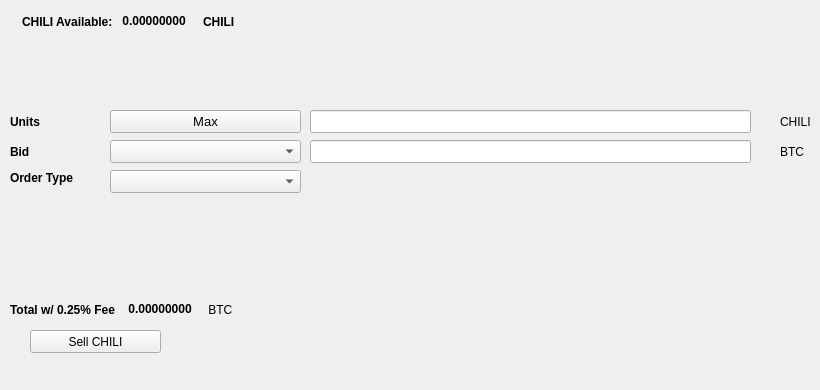
   <widget class="QWidget" name="SellTab">
    <attribute name="title">
     <string>Sell</string>
    </attribute>
    <widget class="QLabel" name="label_16">
     <property name="geometry">
      <rect>
       <x>780</x>
       <y>140</y>
       <width>31</width>
       <height>23</height>
      </rect>
     </property>
     <property name="text">
      <string>BTC</string>
     </property>
    </widget>
    <widget class="QComboBox" name="SellBidcomboBox">
     <property name="geometry">
      <rect>
       <x>110</x>
       <y>140</y>
       <width>191</width>
       <height>23</height>
      </rect>
     </property>
     <property name="font">
      <font>
       <pointsize>10</pointsize>
      </font>
     </property>
    </widget>
    <widget class="QLabel" name="label_18">
     <property name="geometry">
      <rect>
       <x>10</x>
       <y>110</y>
       <width>46</width>
       <height>23</height>
      </rect>
     </property>
     <property name="font">
      <font>
       <weight>75</weight>
       <bold>true</bold>
      </font>
     </property>
     <property name="text">
      <string>Units</string>
     </property>
    </widget>
    <widget class="QPushButton" name="Sell_Max_Amount">
     <property name="geometry">
      <rect>
       <x>110</x>
       <y>110</y>
       <width>191</width>
       <height>23</height>
      </rect>
     </property>
     <property name="font">
      <font>
       <pointsize>10</pointsize>
      </font>
     </property>
     <property name="text">
      <string>Max</string>
     </property>
    </widget>
    <widget class="QLabel" name="label_20">
     <property name="geometry">
      <rect>
       <x>10</x>
       <y>170</y>
       <width>91</width>
       <height>16</height>
      </rect>
     </property>
     <property name="font">
      <font>
       <weight>75</weight>
       <bold>true</bold>
      </font>
     </property>
     <property name="text">
      <string>Order Type</string>
     </property>
    </widget>
    <widget class="QComboBox" name="SellOrdertypeCombo">
     <property name="geometry">
      <rect>
       <x>110</x>
       <y>170</y>
       <width>191</width>
       <height>23</height>
      </rect>
     </property>
     <property name="font">
      <font>
       <pointsize>10</pointsize>
      </font>
     </property>
    </widget>
    <widget class="QLabel" name="label_21">
     <property name="geometry">
      <rect>
       <x>10</x>
       <y>140</y>
       <width>46</width>
       <height>23</height>
      </rect>
     </property>
     <property name="font">
      <font>
       <weight>75</weight>
       <bold>true</bold>
      </font>
     </property>
     <property name="text">
      <string>Bid</string>
     </property>
    </widget>
    <widget class="QLabel" name="label_22">
     <property name="geometry">
      <rect>
       <x>780</x>
       <y>110</y>
       <width>31</width>
       <height>23</height>
      </rect>
     </property>
     <property name="text">
      <string>CHILI</string>
     </property>
    </widget>
    <widget class="QLineEdit" name="UnitsInputCHILI">
     <property name="geometry">
      <rect>
       <x>310</x>
       <y>110</y>
       <width>441</width>
       <height>23</height>
      </rect>
     </property>
     <property name="font">
      <font>
       <pointsize>9</pointsize>
       <weight>75</weight>
       <bold>true</bold>
      </font>
     </property>
    </widget>
    <widget class="QLineEdit" name="SellBidPriceEdit">
     <property name="geometry">
      <rect>
       <x>310</x>
       <y>140</y>
       <width>441</width>
       <height>23</height>
      </rect>
     </property>
     <property name="font">
      <font>
       <pointsize>9</pointsize>
       <weight>75</weight>
       <bold>true</bold>
      </font>
     </property>
    </widget>
    <widget class="QPushButton" name="SellCHILIBTN">
     <property name="geometry">
      <rect>
       <x>30</x>
       <y>330</y>
       <width>131</width>
       <height>23</height>
      </rect>
     </property>
     <property name="text">
      <string>Sell CHILI</string>
     </property>
     <property name="icon">
      <iconset resource="../chilicoin">
       <normaloff>:/icons/bitcoin</normaloff>:/icons/bitcoin</iconset>
     </property>
    </widget>
    <widget class="QWidget" name="layoutWidget3">
     <property name="geometry">
      <rect>
       <x>22</x>
       <y>12</y>
       <width>258</width>
       <height>19</height>
      </rect>
     </property>
     <layout class="QHBoxLayout" name="horizontalLayout">
      <item>
       <widget class="QLabel" name="label232_2">
        <property name="font">
         <font>
          <weight>75</weight>
          <bold>true</bold>
         </font>
        </property>
        <property name="text">
         <string>CHILI Available:</string>
        </property>
       </widget>
      </item>
      <item>
       <widget class="QLabel" name="CHILIAvailableLabel">
        <property name="palette">
         <palette>
          <active>
           <colorrole role="WindowText">
            <brush brushstyle="SolidPattern">
             <color alpha="255">
              <red>0</red>
              <green>0</green>
              <blue>0</blue>
             </color>
            </brush>
           </colorrole>
           <colorrole role="Button">
            <brush brushstyle="SolidPattern">
             <color alpha="255">
              <red>0</red>
              <green>170</green>
              <blue>0</blue>
             </color>
            </brush>
           </colorrole>
           <colorrole role="Light">
            <brush brushstyle="SolidPattern">
             <color alpha="255">
              <red>0</red>
              <green>255</green>
              <blue>0</blue>
             </color>
            </brush>
           </colorrole>
           <colorrole role="Midlight">
            <brush brushstyle="SolidPattern">
             <color alpha="255">
              <red>0</red>
              <green>212</green>
              <blue>0</blue>
             </color>
            </brush>
           </colorrole>
           <colorrole role="Dark">
            <brush brushstyle="SolidPattern">
             <color alpha="255">
              <red>0</red>
              <green>85</green>
              <blue>0</blue>
             </color>
            </brush>
           </colorrole>
           <colorrole role="Mid">
            <brush brushstyle="SolidPattern">
             <color alpha="255">
              <red>0</red>
              <green>113</green>
              <blue>0</blue>
             </color>
            </brush>
           </colorrole>
           <colorrole role="Text">
            <brush brushstyle="SolidPattern">
             <color alpha="255">
              <red>0</red>
              <green>170</green>
              <blue>0</blue>
             </color>
            </brush>
           </colorrole>
           <colorrole role="BrightText">
            <brush brushstyle="SolidPattern">
             <color alpha="255">
              <red>255</red>
              <green>255</green>
              <blue>255</blue>
             </color>
            </brush>
           </colorrole>
           <colorrole role="ButtonText">
            <brush brushstyle="SolidPattern">
             <color alpha="255">
              <red>0</red>
              <green>0</green>
              <blue>0</blue>
             </color>
            </brush>
           </colorrole>
           <colorrole role="Base">
            <brush brushstyle="SolidPattern">
             <color alpha="255">
              <red>255</red>
              <green>255</green>
              <blue>255</blue>
             </color>
            </brush>
           </colorrole>
           <colorrole role="Window">
            <brush brushstyle="SolidPattern">
             <color alpha="255">
              <red>0</red>
              <green>170</green>
              <blue>0</blue>
             </color>
            </brush>
           </colorrole>
           <colorrole role="Shadow">
            <brush brushstyle="SolidPattern">
             <color alpha="255">
              <red>0</red>
              <green>0</green>
              <blue>0</blue>
             </color>
            </brush>
           </colorrole>
           <colorrole role="AlternateBase">
            <brush brushstyle="SolidPattern">
             <color alpha="255">
              <red>127</red>
              <green>212</green>
              <blue>127</blue>
             </color>
            </brush>
           </colorrole>
           <colorrole role="ToolTipBase">
            <brush brushstyle="SolidPattern">
             <color alpha="255">
              <red>255</red>
              <green>255</green>
              <blue>220</blue>
             </color>
            </brush>
           </colorrole>
           <colorrole role="ToolTipText">
            <brush brushstyle="SolidPattern">
             <color alpha="255">
              <red>0</red>
              <green>0</green>
              <blue>0</blue>
             </color>
            </brush>
           </colorrole>
          </active>
          <inactive>
           <colorrole role="WindowText">
            <brush brushstyle="SolidPattern">
             <color alpha="255">
              <red>0</red>
              <green>0</green>
              <blue>0</blue>
             </color>
            </brush>
           </colorrole>
           <colorrole role="Button">
            <brush brushstyle="SolidPattern">
             <color alpha="255">
              <red>0</red>
              <green>170</green>
              <blue>0</blue>
             </color>
            </brush>
           </colorrole>
           <colorrole role="Light">
            <brush brushstyle="SolidPattern">
             <color alpha="255">
              <red>0</red>
              <green>255</green>
              <blue>0</blue>
             </color>
            </brush>
           </colorrole>
           <colorrole role="Midlight">
            <brush brushstyle="SolidPattern">
             <color alpha="255">
              <red>0</red>
              <green>212</green>
              <blue>0</blue>
             </color>
            </brush>
           </colorrole>
           <colorrole role="Dark">
            <brush brushstyle="SolidPattern">
             <color alpha="255">
              <red>0</red>
              <green>85</green>
              <blue>0</blue>
             </color>
            </brush>
           </colorrole>
           <colorrole role="Mid">
            <brush brushstyle="SolidPattern">
             <color alpha="255">
              <red>0</red>
              <green>113</green>
              <blue>0</blue>
             </color>
            </brush>
           </colorrole>
           <colorrole role="Text">
            <brush brushstyle="SolidPattern">
             <color alpha="255">
              <red>0</red>
              <green>170</green>
              <blue>0</blue>
             </color>
            </brush>
           </colorrole>
           <colorrole role="BrightText">
            <brush brushstyle="SolidPattern">
             <color alpha="255">
              <red>255</red>
              <green>255</green>
              <blue>255</blue>
             </color>
            </brush>
           </colorrole>
           <colorrole role="ButtonText">
            <brush brushstyle="SolidPattern">
             <color alpha="255">
              <red>0</red>
              <green>0</green>
              <blue>0</blue>
             </color>
            </brush>
           </colorrole>
           <colorrole role="Base">
            <brush brushstyle="SolidPattern">
             <color alpha="255">
              <red>255</red>
              <green>255</green>
              <blue>255</blue>
             </color>
            </brush>
           </colorrole>
           <colorrole role="Window">
            <brush brushstyle="SolidPattern">
             <color alpha="255">
              <red>0</red>
              <green>170</green>
              <blue>0</blue>
             </color>
            </brush>
           </colorrole>
           <colorrole role="Shadow">
            <brush brushstyle="SolidPattern">
             <color alpha="255">
              <red>0</red>
              <green>0</green>
              <blue>0</blue>
             </color>
            </brush>
           </colorrole>
           <colorrole role="AlternateBase">
            <brush brushstyle="SolidPattern">
             <color alpha="255">
              <red>127</red>
              <green>212</green>
              <blue>127</blue>
             </color>
            </brush>
           </colorrole>
           <colorrole role="ToolTipBase">
            <brush brushstyle="SolidPattern">
             <color alpha="255">
              <red>255</red>
              <green>255</green>
              <blue>220</blue>
             </color>
            </brush>
           </colorrole>
           <colorrole role="ToolTipText">
            <brush brushstyle="SolidPattern">
             <color alpha="255">
              <red>0</red>
              <green>0</green>
              <blue>0</blue>
             </color>
            </brush>
           </colorrole>
          </inactive>
          <disabled>
           <colorrole role="WindowText">
            <brush brushstyle="SolidPattern">
             <color alpha="255">
              <red>0</red>
              <green>85</green>
              <blue>0</blue>
             </color>
            </brush>
           </colorrole>
           <colorrole role="Button">
            <brush brushstyle="SolidPattern">
             <color alpha="255">
              <red>0</red>
              <green>170</green>
              <blue>0</blue>
             </color>
            </brush>
           </colorrole>
           <colorrole role="Light">
            <brush brushstyle="SolidPattern">
             <color alpha="255">
              <red>0</red>
              <green>255</green>
              <blue>0</blue>
             </color>
            </brush>
           </colorrole>
           <colorrole role="Midlight">
            <brush brushstyle="SolidPattern">
             <color alpha="255">
              <red>0</red>
              <green>212</green>
              <blue>0</blue>
             </color>
            </brush>
           </colorrole>
           <colorrole role="Dark">
            <brush brushstyle="SolidPattern">
             <color alpha="255">
              <red>0</red>
              <green>85</green>
              <blue>0</blue>
             </color>
            </brush>
           </colorrole>
           <colorrole role="Mid">
            <brush brushstyle="SolidPattern">
             <color alpha="255">
              <red>0</red>
              <green>113</green>
              <blue>0</blue>
             </color>
            </brush>
           </colorrole>
           <colorrole role="Text">
            <brush brushstyle="SolidPattern">
             <color alpha="255">
              <red>0</red>
              <green>85</green>
              <blue>0</blue>
             </color>
            </brush>
           </colorrole>
           <colorrole role="BrightText">
            <brush brushstyle="SolidPattern">
             <color alpha="255">
              <red>255</red>
              <green>255</green>
              <blue>255</blue>
             </color>
            </brush>
           </colorrole>
           <colorrole role="ButtonText">
            <brush brushstyle="SolidPattern">
             <color alpha="255">
              <red>0</red>
              <green>85</green>
              <blue>0</blue>
             </color>
            </brush>
           </colorrole>
           <colorrole role="Base">
            <brush brushstyle="SolidPattern">
             <color alpha="255">
              <red>0</red>
              <green>170</green>
              <blue>0</blue>
             </color>
            </brush>
           </colorrole>
           <colorrole role="Window">
            <brush brushstyle="SolidPattern">
             <color alpha="255">
              <red>0</red>
              <green>170</green>
              <blue>0</blue>
             </color>
            </brush>
           </colorrole>
           <colorrole role="Shadow">
            <brush brushstyle="SolidPattern">
             <color alpha="255">
              <red>0</red>
              <green>0</green>
              <blue>0</blue>
             </color>
            </brush>
           </colorrole>
           <colorrole role="AlternateBase">
            <brush brushstyle="SolidPattern">
             <color alpha="255">
              <red>0</red>
              <green>170</green>
              <blue>0</blue>
             </color>
            </brush>
           </colorrole>
           <colorrole role="ToolTipBase">
            <brush brushstyle="SolidPattern">
             <color alpha="255">
              <red>255</red>
              <green>255</green>
              <blue>220</blue>
             </color>
            </brush>
           </colorrole>
           <colorrole role="ToolTipText">
            <brush brushstyle="SolidPattern">
             <color alpha="255">
              <red>0</red>
              <green>0</green>
              <blue>0</blue>
             </color>
            </brush>
           </colorrole>
          </disabled>
         </palette>
        </property>
        <property name="font">
         <font>
          <weight>75</weight>
          <bold>true</bold>
         </font>
        </property>
        <property name="text">
         <string> 0.00000000 </string>
        </property>
        <property name="textInteractionFlags">
         <set>Qt::LinksAccessibleByMouse|Qt::TextSelectableByKeyboard|Qt::TextSelectableByMouse</set>
        </property>
       </widget>
      </item>
      <item>
       <widget class="QLabel" name="labelCHILI">
        <property name="font">
         <font>
          <weight>75</weight>
          <bold>true</bold>
         </font>
        </property>
        <property name="text">
         <string>CHILI</string>
        </property>
       </widget>
      </item>
     </layout>
    </widget>
    <widget class="QWidget" name="layoutWidget">
     <property name="geometry">
      <rect>
       <x>10</x>
       <y>300</y>
       <width>268</width>
       <height>19</height>
      </rect>
     </property>
     <layout class="QHBoxLayout" name="horizontalLayout_2">
      <item>
       <widget class="QLabel" name="label_19">
        <property name="font">
         <font>
          <weight>75</weight>
          <bold>true</bold>
         </font>
        </property>
        <property name="text">
         <string>Total w/ 0.25% Fee </string>
        </property>
       </widget>
      </item>
      <item>
       <widget class="QLabel" name="SellCostLabel">
        <property name="palette">
         <palette>
          <active>
           <colorrole role="WindowText">
            <brush brushstyle="SolidPattern">
             <color alpha="255">
              <red>0</red>
              <green>0</green>
              <blue>0</blue>
             </color>
            </brush>
           </colorrole>
           <colorrole role="Button">
            <brush brushstyle="SolidPattern">
             <color alpha="255">
              <red>0</red>
              <green>170</green>
              <blue>0</blue>
             </color>
            </brush>
           </colorrole>
           <colorrole role="Light">
            <brush brushstyle="SolidPattern">
             <color alpha="255">
              <red>0</red>
              <green>255</green>
              <blue>0</blue>
             </color>
            </brush>
           </colorrole>
           <colorrole role="Midlight">
            <brush brushstyle="SolidPattern">
             <color alpha="255">
              <red>0</red>
              <green>212</green>
              <blue>0</blue>
             </color>
            </brush>
           </colorrole>
           <colorrole role="Dark">
            <brush brushstyle="SolidPattern">
             <color alpha="255">
              <red>0</red>
              <green>85</green>
              <blue>0</blue>
             </color>
            </brush>
           </colorrole>
           <colorrole role="Mid">
            <brush brushstyle="SolidPattern">
             <color alpha="255">
              <red>0</red>
              <green>113</green>
              <blue>0</blue>
             </color>
            </brush>
           </colorrole>
           <colorrole role="Text">
            <brush brushstyle="SolidPattern">
             <color alpha="255">
              <red>0</red>
              <green>170</green>
              <blue>0</blue>
             </color>
            </brush>
           </colorrole>
           <colorrole role="BrightText">
            <brush brushstyle="SolidPattern">
             <color alpha="255">
              <red>255</red>
              <green>255</green>
              <blue>255</blue>
             </color>
            </brush>
           </colorrole>
           <colorrole role="ButtonText">
            <brush brushstyle="SolidPattern">
             <color alpha="255">
              <red>0</red>
              <green>0</green>
              <blue>0</blue>
             </color>
            </brush>
           </colorrole>
           <colorrole role="Base">
            <brush brushstyle="SolidPattern">
             <color alpha="255">
              <red>255</red>
              <green>255</green>
              <blue>255</blue>
             </color>
            </brush>
           </colorrole>
           <colorrole role="Window">
            <brush brushstyle="SolidPattern">
             <color alpha="255">
              <red>0</red>
              <green>170</green>
              <blue>0</blue>
             </color>
            </brush>
           </colorrole>
           <colorrole role="Shadow">
            <brush brushstyle="SolidPattern">
             <color alpha="255">
              <red>0</red>
              <green>0</green>
              <blue>0</blue>
             </color>
            </brush>
           </colorrole>
           <colorrole role="AlternateBase">
            <brush brushstyle="SolidPattern">
             <color alpha="255">
              <red>127</red>
              <green>212</green>
              <blue>127</blue>
             </color>
            </brush>
           </colorrole>
           <colorrole role="ToolTipBase">
            <brush brushstyle="SolidPattern">
             <color alpha="255">
              <red>255</red>
              <green>255</green>
              <blue>220</blue>
             </color>
            </brush>
           </colorrole>
           <colorrole role="ToolTipText">
            <brush brushstyle="SolidPattern">
             <color alpha="255">
              <red>0</red>
              <green>0</green>
              <blue>0</blue>
             </color>
            </brush>
           </colorrole>
          </active>
          <inactive>
           <colorrole role="WindowText">
            <brush brushstyle="SolidPattern">
             <color alpha="255">
              <red>0</red>
              <green>0</green>
              <blue>0</blue>
             </color>
            </brush>
           </colorrole>
           <colorrole role="Button">
            <brush brushstyle="SolidPattern">
             <color alpha="255">
              <red>0</red>
              <green>170</green>
              <blue>0</blue>
             </color>
            </brush>
           </colorrole>
           <colorrole role="Light">
            <brush brushstyle="SolidPattern">
             <color alpha="255">
              <red>0</red>
              <green>255</green>
              <blue>0</blue>
             </color>
            </brush>
           </colorrole>
           <colorrole role="Midlight">
            <brush brushstyle="SolidPattern">
             <color alpha="255">
              <red>0</red>
              <green>212</green>
              <blue>0</blue>
             </color>
            </brush>
           </colorrole>
           <colorrole role="Dark">
            <brush brushstyle="SolidPattern">
             <color alpha="255">
              <red>0</red>
              <green>85</green>
              <blue>0</blue>
             </color>
            </brush>
           </colorrole>
           <colorrole role="Mid">
            <brush brushstyle="SolidPattern">
             <color alpha="255">
              <red>0</red>
              <green>113</green>
              <blue>0</blue>
             </color>
            </brush>
           </colorrole>
           <colorrole role="Text">
            <brush brushstyle="SolidPattern">
             <color alpha="255">
              <red>0</red>
              <green>170</green>
              <blue>0</blue>
             </color>
            </brush>
           </colorrole>
           <colorrole role="BrightText">
            <brush brushstyle="SolidPattern">
             <color alpha="255">
              <red>255</red>
              <green>255</green>
              <blue>255</blue>
             </color>
            </brush>
           </colorrole>
           <colorrole role="ButtonText">
            <brush brushstyle="SolidPattern">
             <color alpha="255">
              <red>0</red>
              <green>0</green>
              <blue>0</blue>
             </color>
            </brush>
           </colorrole>
           <colorrole role="Base">
            <brush brushstyle="SolidPattern">
             <color alpha="255">
              <red>255</red>
              <green>255</green>
              <blue>255</blue>
             </color>
            </brush>
           </colorrole>
           <colorrole role="Window">
            <brush brushstyle="SolidPattern">
             <color alpha="255">
              <red>0</red>
              <green>170</green>
              <blue>0</blue>
             </color>
            </brush>
           </colorrole>
           <colorrole role="Shadow">
            <brush brushstyle="SolidPattern">
             <color alpha="255">
              <red>0</red>
              <green>0</green>
              <blue>0</blue>
             </color>
            </brush>
           </colorrole>
           <colorrole role="AlternateBase">
            <brush brushstyle="SolidPattern">
             <color alpha="255">
              <red>127</red>
              <green>212</green>
              <blue>127</blue>
             </color>
            </brush>
           </colorrole>
           <colorrole role="ToolTipBase">
            <brush brushstyle="SolidPattern">
             <color alpha="255">
              <red>255</red>
              <green>255</green>
              <blue>220</blue>
             </color>
            </brush>
           </colorrole>
           <colorrole role="ToolTipText">
            <brush brushstyle="SolidPattern">
             <color alpha="255">
              <red>0</red>
              <green>0</green>
              <blue>0</blue>
             </color>
            </brush>
           </colorrole>
          </inactive>
          <disabled>
           <colorrole role="WindowText">
            <brush brushstyle="SolidPattern">
             <color alpha="255">
              <red>0</red>
              <green>85</green>
              <blue>0</blue>
             </color>
            </brush>
           </colorrole>
           <colorrole role="Button">
            <brush brushstyle="SolidPattern">
             <color alpha="255">
              <red>0</red>
              <green>170</green>
              <blue>0</blue>
             </color>
            </brush>
           </colorrole>
           <colorrole role="Light">
            <brush brushstyle="SolidPattern">
             <color alpha="255">
              <red>0</red>
              <green>255</green>
              <blue>0</blue>
             </color>
            </brush>
           </colorrole>
           <colorrole role="Midlight">
            <brush brushstyle="SolidPattern">
             <color alpha="255">
              <red>0</red>
              <green>212</green>
              <blue>0</blue>
             </color>
            </brush>
           </colorrole>
           <colorrole role="Dark">
            <brush brushstyle="SolidPattern">
             <color alpha="255">
              <red>0</red>
              <green>85</green>
              <blue>0</blue>
             </color>
            </brush>
           </colorrole>
           <colorrole role="Mid">
            <brush brushstyle="SolidPattern">
             <color alpha="255">
              <red>0</red>
              <green>113</green>
              <blue>0</blue>
             </color>
            </brush>
           </colorrole>
           <colorrole role="Text">
            <brush brushstyle="SolidPattern">
             <color alpha="255">
              <red>0</red>
              <green>85</green>
              <blue>0</blue>
             </color>
            </brush>
           </colorrole>
           <colorrole role="BrightText">
            <brush brushstyle="SolidPattern">
             <color alpha="255">
              <red>255</red>
              <green>255</green>
              <blue>255</blue>
             </color>
            </brush>
           </colorrole>
           <colorrole role="ButtonText">
            <brush brushstyle="SolidPattern">
             <color alpha="255">
              <red>0</red>
              <green>85</green>
              <blue>0</blue>
             </color>
            </brush>
           </colorrole>
           <colorrole role="Base">
            <brush brushstyle="SolidPattern">
             <color alpha="255">
              <red>0</red>
              <green>170</green>
              <blue>0</blue>
             </color>
            </brush>
           </colorrole>
           <colorrole role="Window">
            <brush brushstyle="SolidPattern">
             <color alpha="255">
              <red>0</red>
              <green>170</green>
              <blue>0</blue>
             </color>
            </brush>
           </colorrole>
           <colorrole role="Shadow">
            <brush brushstyle="SolidPattern">
             <color alpha="255">
              <red>0</red>
              <green>0</green>
              <blue>0</blue>
             </color>
            </brush>
           </colorrole>
           <colorrole role="AlternateBase">
            <brush brushstyle="SolidPattern">
             <color alpha="255">
              <red>0</red>
              <green>170</green>
              <blue>0</blue>
             </color>
            </brush>
           </colorrole>
           <colorrole role="ToolTipBase">
            <brush brushstyle="SolidPattern">
             <color alpha="255">
              <red>255</red>
              <green>255</green>
              <blue>220</blue>
             </color>
            </brush>
           </colorrole>
           <colorrole role="ToolTipText">
            <brush brushstyle="SolidPattern">
             <color alpha="255">
              <red>0</red>
              <green>0</green>
              <blue>0</blue>
             </color>
            </brush>
           </colorrole>
          </disabled>
         </palette>
        </property>
        <property name="font">
         <font>
          <weight>75</weight>
          <bold>true</bold>
         </font>
        </property>
        <property name="autoFillBackground">
         <bool>false</bool>
        </property>
        <property name="text">
         <string> 0.00000000</string>
        </property>
        <property name="textInteractionFlags">
         <set>Qt::LinksAccessibleByMouse|Qt::TextSelectableByMouse</set>
        </property>
       </widget>
      </item>
      <item>
       <widget class="QLabel" name="label_17">
        <property name="font">
         <font>
          <weight>50</weight>
          <bold>false</bold>
         </font>
        </property>
        <property name="text">
         <string> BTC</string>
        </property>
       </widget>
      </item>
     </layout>
    </widget>
    <widget class="QLabel" name="label_23">
     <property name="geometry">
      <rect>
       <x>460</x>
       <y>300</y>
       <width>281</width>
       <height>81</height>
      </rect>
     </property>
     <property name="text">
      <string/>
     </property>
     <property name="pixmap">
      <pixmap>:/images/bittrex</pixmap>
     </property>
    </widget>
   </widget>
